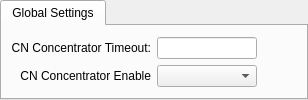
            <widget class="QTabWidget" name="tabWidget_7">
             <property name="currentIndex">
              <number>0</number>
             </property>
             <widget class="QWidget" name="tab_14">
              <attribute name="title">
               <string>Global Settings</string>
              </attribute>
              <layout class="QGridLayout" name="gridLayout_43">
               <item row="0" column="0">
                <layout class="QGridLayout" name="gridLayout_42">
                 <item row="0" column="0">
                  <widget class="QLabel" name="label_79">
                   <property name="text">
                    <string>CN Concentrator Timeout:</string>
                   </property>
                   <property name="alignment">
                    <set>Qt::AlignRight|Qt::AlignTrailing|Qt::AlignVCenter</set>
                   </property>
                  </widget>
                 </item>
                 <item row="1" column="0">
                  <widget class="QLabel" name="label_80">
                   <property name="text">
                    <string>CN Concentrator Enable</string>
                   </property>
                   <property name="alignment">
                    <set>Qt::AlignRight|Qt::AlignTrailing|Qt::AlignVCenter</set>
                   </property>
                  </widget>
                 </item>
                 <item row="0" column="3">
                  <widget class="PyDMLineEdit" name="PyDMLineEdit_2">
                   <property name="maximumSize">
                    <size>
                     <width>100</width>
                     <height>16777215</height>
                    </size>
                   </property>
                   <property name="toolTip">
                    <string/>
                   </property>
                   <property name="alignment">
                    <set>Qt::AlignCenter</set>
                   </property>
                   <property name="showUnits" stdset="0">
                    <bool>true</bool>
                   </property>
                   <property name="channel" stdset="0">
                    <string>ca://SIOC:SYS0:MP00:MonitorConcTout</string>
                   </property>
                  </widget>
                 </item>
                 <item row="1" column="3">
                  <widget class="PyDMEnumComboBox" name="PyDMEnumComboBox">
                   <property name="toolTip">
                    <string/>
                   </property>
                   <property name="channel" stdset="0">
                    <string>ca://SIOC:SYS0:MP00:CN_CHAIN_EN</string>
                   </property>
                  </widget>
                 </item>
                </layout>
               </item>
               <item row="0" column="1">
                <spacer name="horizontalSpacer_29">
                 <property name="orientation">
                  <enum>Qt::Horizontal</enum>
                 </property>
                 <property name="sizeHint" stdset="0">
                  <size>
                   <width>40</width>
                   <height>20</height>
                  </size>
                 </property>
                </spacer>
               </item>
              </layout>
             </widget>
            </widget>
